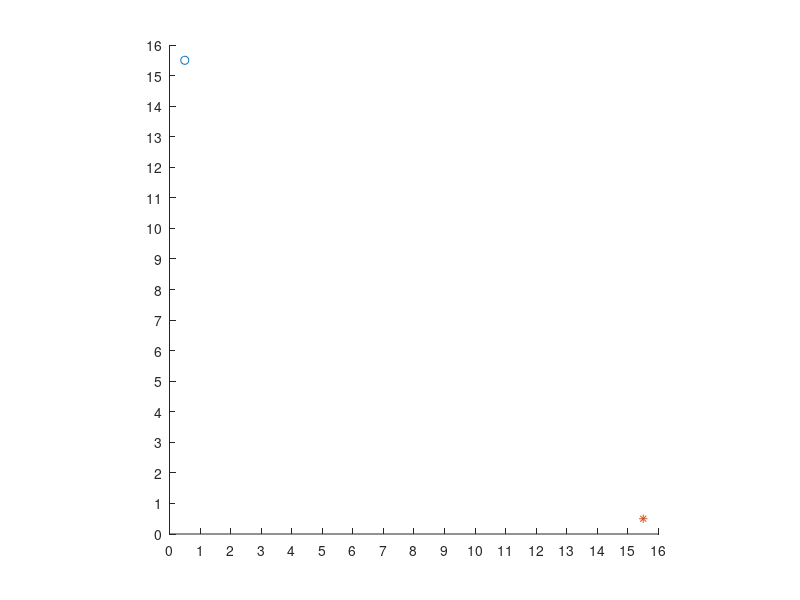

Recreate this plot in MATLAB. (Note: this script raises an error after producing the figure.)
%% Map Configuration
map = figure();
map_size = 16;
axis ([0 map_size 0 map_size]);
yticks(0:1:map_size);
xticks(0:1:map_size);
axis square;
hold on;

%% Robot Configuration

% Start Configuration
robotStart = [0.5, 15.5];

% Target Configuration
robotTarget = [15.5, 0.5];

% Max Translation (Epsilon)
robotStepsize = map_size/20; % This value was back-calculated from a value of 5 for a map size of 100

% Goal Threshold
targetThreshold = map_size/22.22; % This value was back-calculated from a value of 3 for a map size of 100

% Bounds Testing (Robot Inital and Target Configuration valid and on Map)

% Checks Raw Robot Start Coordinates
if (robotStart(1) < 0 || robotStart(1) > map_size || robotStart(2) < 0 || robotStart(2) > map_size)
    error("Robot Start Position is not within the map bounds.");
end

% Checks Raw Robot Target Coordinates
if (robotStart(1) < 0 || robotStart(1) > map_size || robotStart(2) < 0 || robotStart(2) > map_size)
    error("Robot Target Position is not within the map bounds.");
end

% Plot Start and Target Locations
plot(robotStart(1), robotStart(2), "o");
plot(robotTarget(1), robotTarget(2), "*");

%% Map Obstacles
mapObstacles = [];
mapObstacles = CreateObstacle(mapObstacles, [0 12; 0 14; 4 14; 4 12]);
mapObstacles = CreateObstacle(mapObstacles, [1 5; 1 10; 3 10; 3 5]);
mapObstacles = CreateObstacle(mapObstacles, [1 1; 1 3; 7 3; 7 1]);
mapObstacles = CreateObstacle(mapObstacles, [5 5; 5 10; 7 10; 7 5]);
mapObstacles = CreateObstacle(mapObstacles, [6 11; 6 16; 8 16; 8 11]);
mapObstacles = CreateObstacle(mapObstacles, [9 10; 9 13; 14 13; 14 10]);
mapObstacles = CreateObstacle(mapObstacles, [15 13; 15 16; 16 16; 16 13]);
mapObstacles = CreateObstacle(mapObstacles, [9 2; 9 7; 12 7; 12 2]);
mapObstacles = CreateObstacle(mapObstacles, [14 2; 14 8; 16 8; 16 2]);
mapObstacleCount = numel(mapObstacles);

% Place Obstacles on Map
plot(mapObstacles, "FaceColor", "Black");
grid on;
